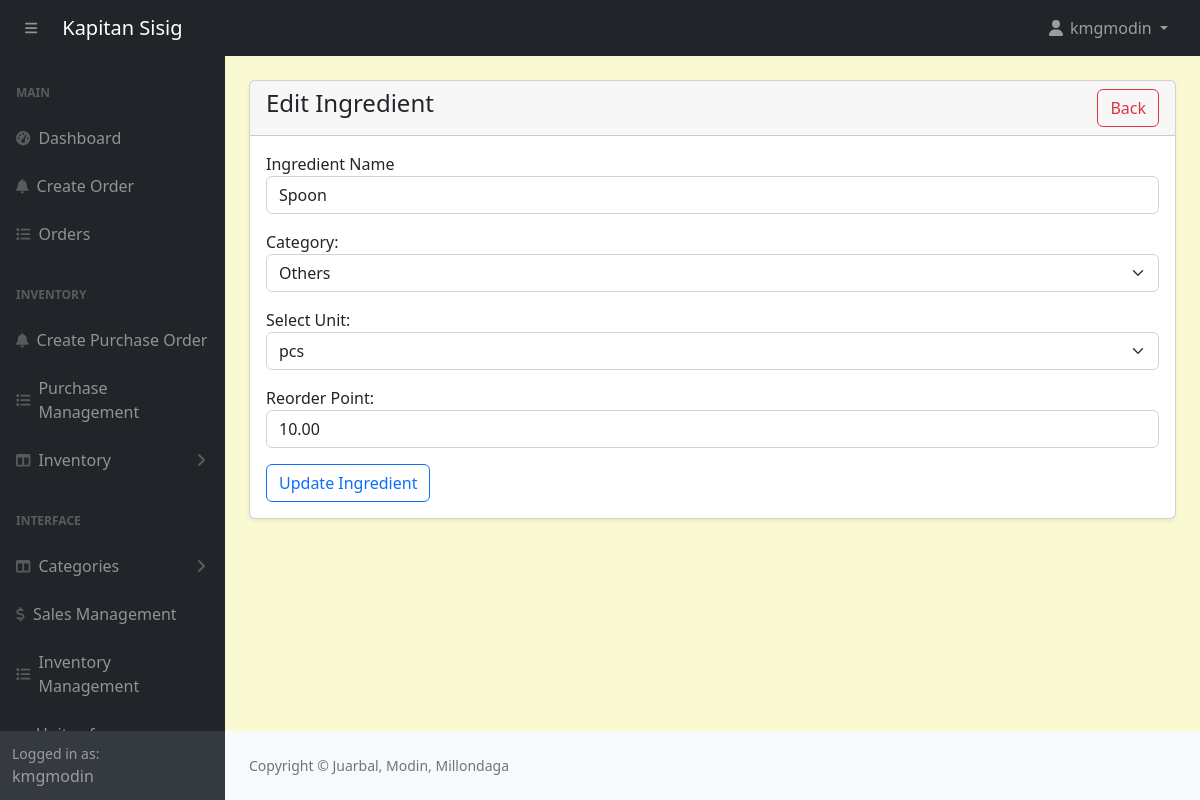
Screenshot of /admin/ingredients-edit.php?id=5 (signed in) with the database file from the repository.
### tables this page shows
CREATE TABLE `ingredients` (
  `id` int(11) NOT NULL,
  `name` varchar(191) NOT NULL,
  `unit_id` int(11) NOT NULL,
  `category` varchar(191) NOT NULL,
  `quantity` int(10) UNSIGNED DEFAULT NULL,
  `reorder_point` decimal(10,2) NOT NULL,
  `price` decimal(10,2) NOT NULL DEFAULT 0.00
);

### config/function.php (called while the page is built, shortened)
<?php
require 'dbcon.php';
function validate($inputData){
    global $conn;
    $validatedData = mysqli_real_escape_string($conn, $inputData);
    return trim($validatedData);
}
function getById($tableName, $id){
    global $conn;
    $table = validate($tableName);
    $id = validate($id);
    $query = "SELECT * FROM $table WHERE id='$id' LIMIT 1";
    $result = mysqli_query($conn, $query);
    if($result){
        if(mysqli_num_rows($result) == 1){
            $row = mysqli_fetch_assoc($result);
            $response = [
                'status' =>200,
                'data' => $row,
                'message' => 'Record Found'
            ];
            return $response;
        }else{
            $response = [
                'status' =>404,
                'message' => 'No Data Found'
            ];
            return $response;
        }
    }else{
        $response = [
            'status' =>500,
            'message' => 'Something Went Wrong'
        ];
        return $response;
    }
}
?>

### admin/ingredients-edit.php (the view, shortened to what this page needs)
<?php include('includes/header.php'); ?>
<div class="container-fluid px-4 pb-4">
    <div class="card mt-4 shadow-sm">
        <div class="card-header">
            <h4 class="mb-0">Edit Ingredient
                <a href="ingredients-view.php" class="btn btn-outline-danger float-end">Back</a>
            </h4>
        </div>
        <div class="card-body">
            <?php
            if (isset($_GET['id'])) {
                $ingredientData = getById('ingredients', $_GET['id']);
                if ($ingredientData['status'] == 200) {
                    $ingredient = $ingredientData['data'];
            ?>
            <form action="code.php" method="POST">
                <div class="mb-3">
                    <label for="name">Ingredient Name</label>
                    <input type="text" id="name" name="name" value="<?= htmlspecialchars($ingredient['name']) ?>" class="form-control" required>
                </div>
                <div class="mb-3">
                    <label for="category">Category:</label>
                    <select id="category" name="category" class="form-select" required>
                        <option value="Others" <?= $ingredient['category'] == 'Others' ? 'selected' : '' ?>>Others</option>
                    </select>
                </div>
                <div class="mb-3">
                    <label for="unit_id">Select Unit:</label>
                    <select id="unit_id" name="unit_id" class="form-select" required>
                        <?php
                        $unitResult = mysqli_query($conn, "SELECT id, uom_name FROM units_of_measure WHERE type = 'reference' AND active = 1");
                        if ($unitResult && mysqli_num_rows($unitResult) > 0) {
                            while ($uItem = mysqli_fetch_assoc($unitResult)) {
                                $selected = ($ingredient['unit_id'] == $uItem['id']) ? 'selected' : '';
                                echo '<option value="'.htmlspecialchars($uItem['id']).'" '.$selected.'>'.htmlspecialchars($uItem['uom_name']).'</option>';
                            }
                        } else {
                            echo '<option value="">No reference units found!</option>';
                        }
                        ?>
                    </select>
                </div>
                <div class="mb-3">
                    <label for="reorder_point">Reorder Point:</label>
                    <input type="decimal" id="reorder_point" name="reorder_point" value="<?= htmlspecialchars($ingredient['reorder_point']) ?>" class="form-control" required>
                </div>
                <button type="submit" name="updateIngredient" class="btn btn-outline-primary">Update Ingredient</button>
            </form>
            <?php
                } else {
                    echo '<h4>No Ingredient Found.</h4>';
                }
            } else {
                echo '<h4>Invalid Request.</h4>';
            }
            ?>
        </div>
    </div>
</div>
<?php include('includes/footer.php'); ?>

### admin/assets/css/custom.css (style rules this page uses)
body { margin: 0; font-family: system-ui, -apple-system, "Segoe UI", Roboto, "Helvetica Neue", "Noto Sans", "Liberation Sans", Arial, sans-serif; font-size: 1rem; font-weight: 400; line-height: 1.5; color: #212529; text-align: left; background-color: #FAFAD2; -webkit-text-size-adjust: 100%; -webkit-tap-highlight-color: rgba(0, 0, 0, 0); }

### rows the page displays
ingredients: name "Spoon", category "Others", reorder_point "10.00"

### other values shown
$_SESSION['loggedInUser']['username'] "kmgmodin"
form field unit_id "pcs"
